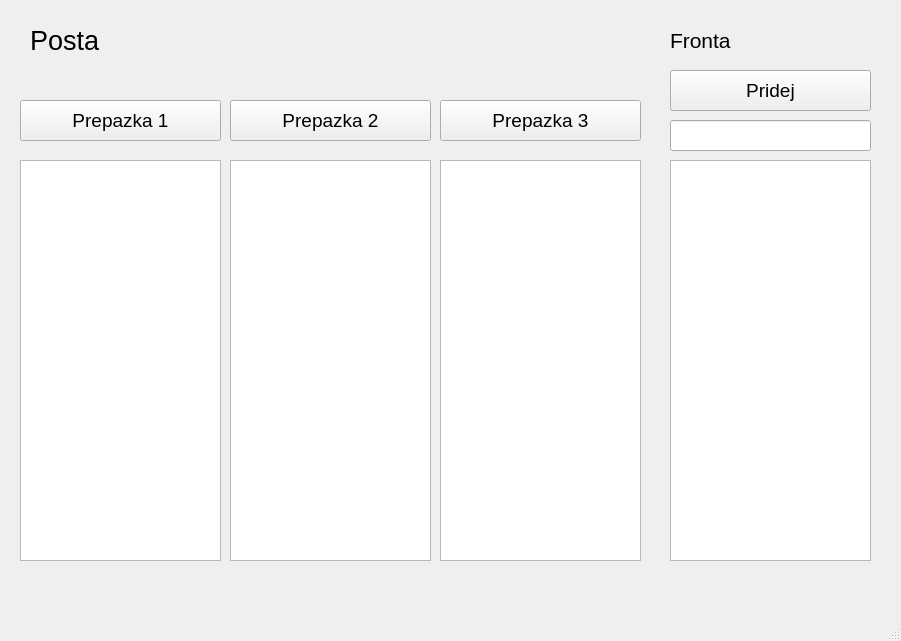
<?xml version="1.0" encoding="UTF-8"?>
<ui version="4.0">
 <class>MainWindow</class>
 <widget class="QMainWindow" name="MainWindow">
  <property name="geometry">
   <rect>
    <x>0</x>
    <y>0</y>
    <width>901</width>
    <height>641</height>
   </rect>
  </property>
  <property name="windowTitle">
   <string>MainWindow</string>
  </property>
  <widget class="QWidget" name="centralwidget">
   <widget class="QPushButton" name="btn_prepazka1">
    <property name="geometry">
     <rect>
      <x>20</x>
      <y>100</y>
      <width>201</width>
      <height>41</height>
     </rect>
    </property>
    <property name="font">
     <font>
      <pointsize>14</pointsize>
     </font>
    </property>
    <property name="text">
     <string>Prepazka 1</string>
    </property>
   </widget>
   <widget class="QPushButton" name="btn_prepazka2">
    <property name="geometry">
     <rect>
      <x>230</x>
      <y>100</y>
      <width>201</width>
      <height>41</height>
     </rect>
    </property>
    <property name="font">
     <font>
      <pointsize>14</pointsize>
     </font>
    </property>
    <property name="text">
     <string>Prepazka 2</string>
    </property>
   </widget>
   <widget class="QPushButton" name="btn_prepazka3">
    <property name="geometry">
     <rect>
      <x>440</x>
      <y>100</y>
      <width>201</width>
      <height>41</height>
     </rect>
    </property>
    <property name="font">
     <font>
      <pointsize>14</pointsize>
     </font>
    </property>
    <property name="text">
     <string>Prepazka 3</string>
    </property>
   </widget>
   <widget class="QPushButton" name="btn_pridej">
    <property name="geometry">
     <rect>
      <x>670</x>
      <y>70</y>
      <width>201</width>
      <height>41</height>
     </rect>
    </property>
    <property name="font">
     <font>
      <pointsize>14</pointsize>
     </font>
    </property>
    <property name="text">
     <string>Pridej</string>
    </property>
   </widget>
   <widget class="QLineEdit" name="le_pridej">
    <property name="geometry">
     <rect>
      <x>670</x>
      <y>120</y>
      <width>201</width>
      <height>31</height>
     </rect>
    </property>
    <property name="font">
     <font>
      <pointsize>14</pointsize>
     </font>
    </property>
   </widget>
   <widget class="QTextEdit" name="te_fronta">
    <property name="geometry">
     <rect>
      <x>670</x>
      <y>160</y>
      <width>201</width>
      <height>401</height>
     </rect>
    </property>
    <property name="font">
     <font>
      <pointsize>14</pointsize>
     </font>
    </property>
   </widget>
   <widget class="QTextEdit" name="te_prepazka3">
    <property name="geometry">
     <rect>
      <x>440</x>
      <y>160</y>
      <width>201</width>
      <height>401</height>
     </rect>
    </property>
    <property name="font">
     <font>
      <pointsize>14</pointsize>
     </font>
    </property>
   </widget>
   <widget class="QTextEdit" name="te_prepazka2">
    <property name="geometry">
     <rect>
      <x>230</x>
      <y>160</y>
      <width>201</width>
      <height>401</height>
     </rect>
    </property>
    <property name="font">
     <font>
      <pointsize>14</pointsize>
     </font>
    </property>
   </widget>
   <widget class="QTextEdit" name="te_prepazka1">
    <property name="geometry">
     <rect>
      <x>20</x>
      <y>160</y>
      <width>201</width>
      <height>401</height>
     </rect>
    </property>
    <property name="font">
     <font>
      <pointsize>14</pointsize>
     </font>
    </property>
   </widget>
   <widget class="QLabel" name="label">
    <property name="geometry">
     <rect>
      <x>30</x>
      <y>20</y>
      <width>171</width>
      <height>41</height>
     </rect>
    </property>
    <property name="font">
     <font>
      <pointsize>20</pointsize>
     </font>
    </property>
    <property name="text">
     <string>Posta</string>
    </property>
   </widget>
   <widget class="QLabel" name="label_2">
    <property name="geometry">
     <rect>
      <x>670</x>
      <y>20</y>
      <width>171</width>
      <height>41</height>
     </rect>
    </property>
    <property name="font">
     <font>
      <pointsize>16</pointsize>
     </font>
    </property>
    <property name="text">
     <string>Fronta</string>
    </property>
   </widget>
  </widget>
  <widget class="QMenuBar" name="menubar">
   <property name="geometry">
    <rect>
     <x>0</x>
     <y>0</y>
     <width>901</width>
     <height>26</height>
    </rect>
   </property>
  </widget>
  <widget class="QStatusBar" name="statusbar"/>
 </widget>
 <resources/>
 <connections/>
</ui>
